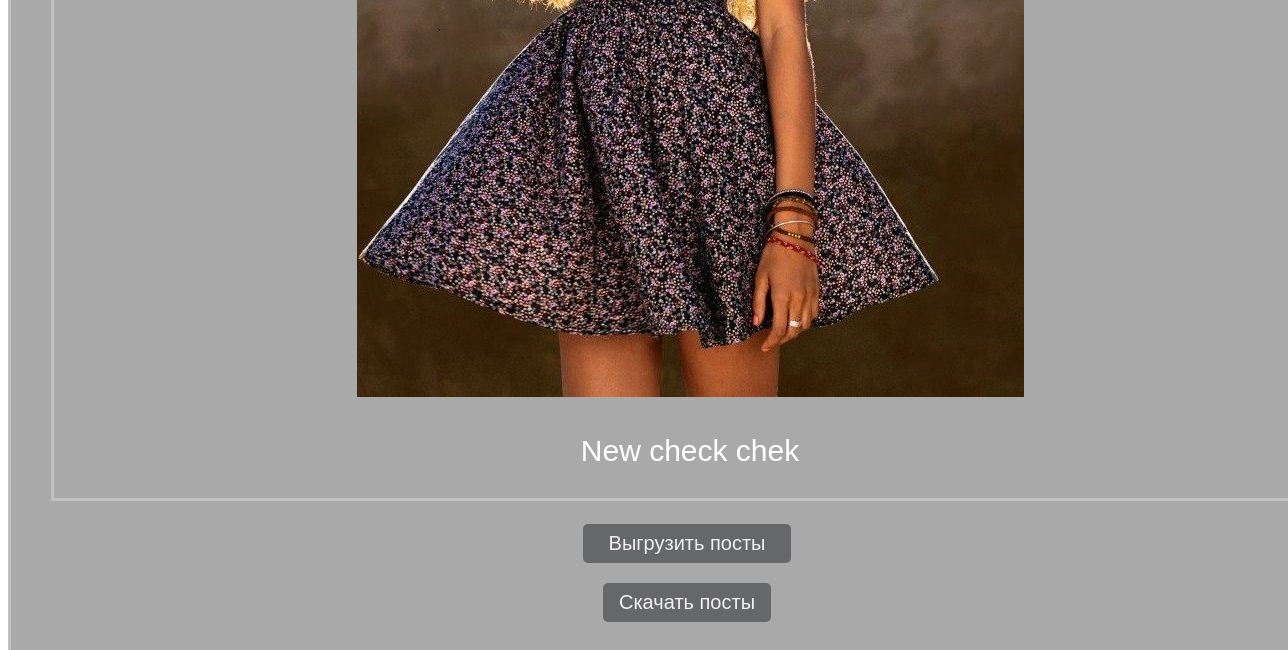
Page /posts (lower part) on the earlier database version.
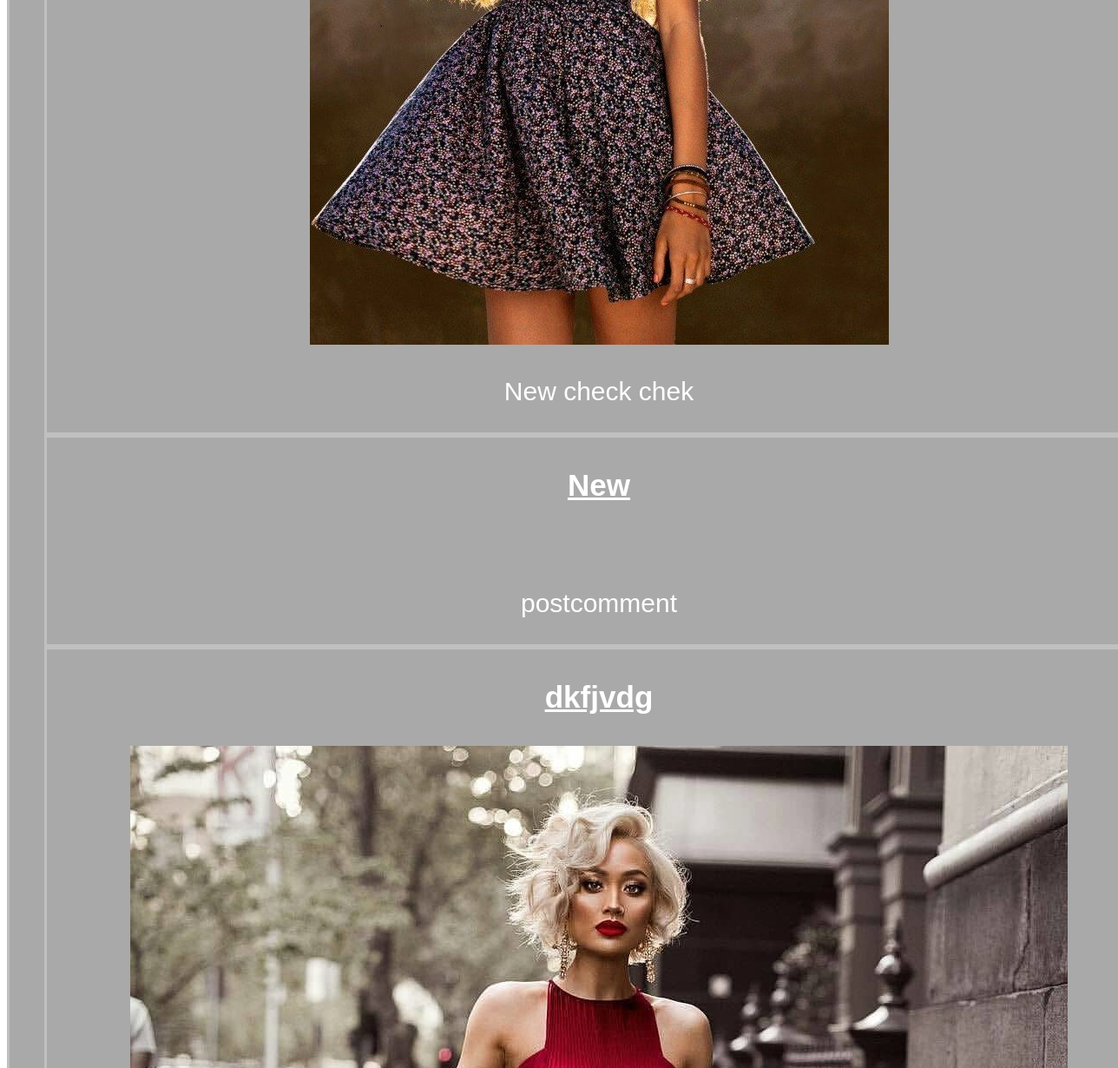
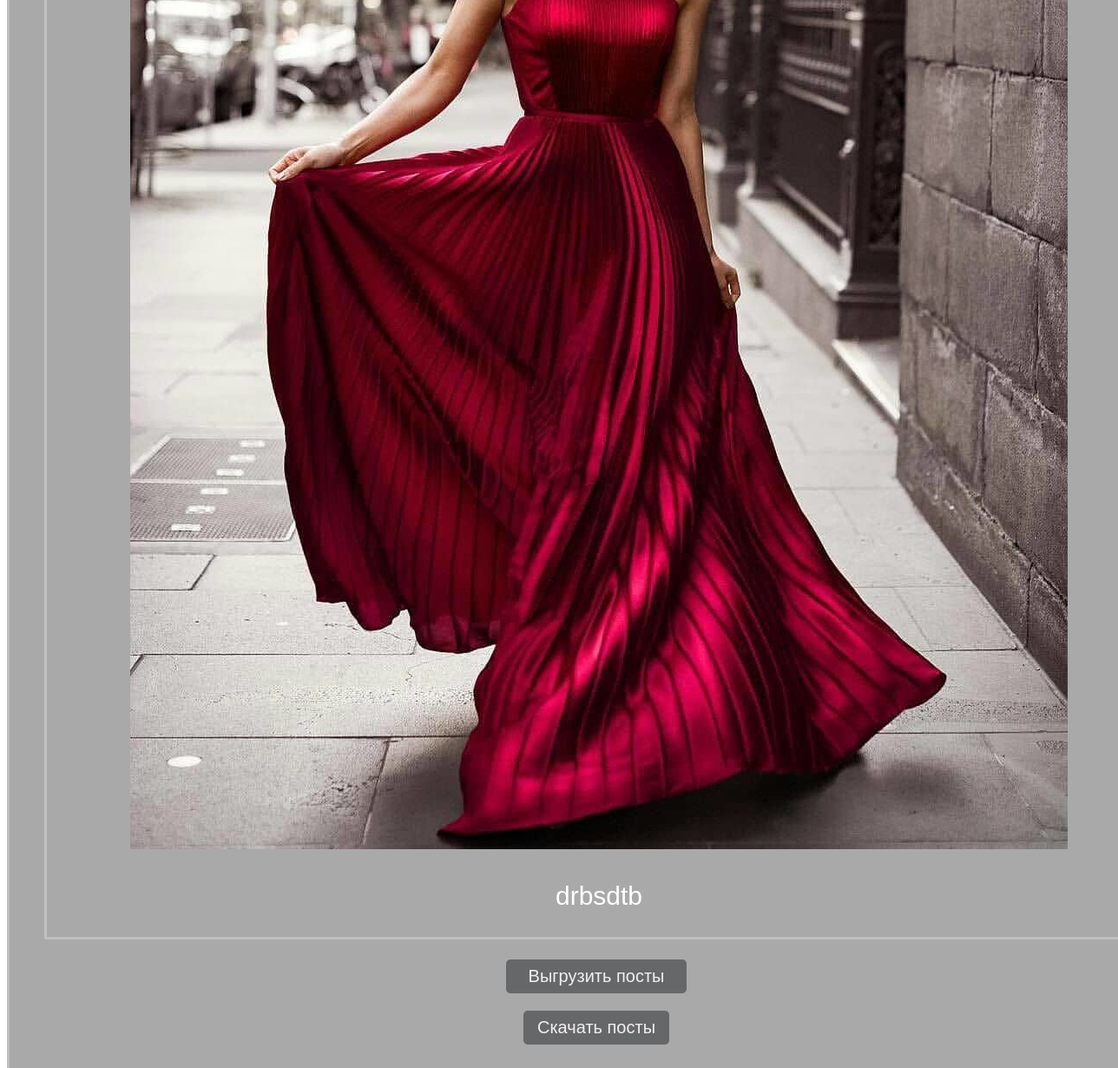
Same page on the later database version (2 pictures, top to bottom).
### app1/models.py (models this page shows, shortened)
class Posts(models.Model):
    title = models.CharField(max_length=100)
    text = models.TextField()
    image = models.CharField(max_length=200, default='')

### app1/views.py (the view)
# urls.py: path('posts', views.posts),
def posts(request):
    posts = Posts.objects.all()
    return render(request, 'posts.html', {'posts': posts})

### templates/posts.html (shortened to what this page needs)
<!doctype html>
<html lang="ru">
<head>
{% load static %}
  <link rel="stylesheet" type="text/css" href="{% static '/style.css' %}"/>
</head>
<body>
<main class="major">
<div class="container_about">
    {% for post in posts %}
    <div class="container_post">
     <a href="post/{{post.id}}" class="text_post"><h3>{{post.title}}</h3></a>
     <img class="text_post" src="/static/images/{{post.image}}" alt=""/>
     <p class="text_post">{{post.text}}</p>
    </div>
{% endfor %}
  <div class="button" >
    <div class="c-button" type="button">
        <a href="/export" class="button_links">Выгрузить посты</a>
    </div>
    <div class="c-button" type="button" style="margin: 20px">
       <a href="/download" class="button_links">Скачать посты</a>
    </div>
  </div>
</main>
</body>
</html>

Differences in the rows shown:
added Posts: title "New", text "postcomment"
added Posts: title "dkfjvdg", image (picture), text "drbsdtb"
